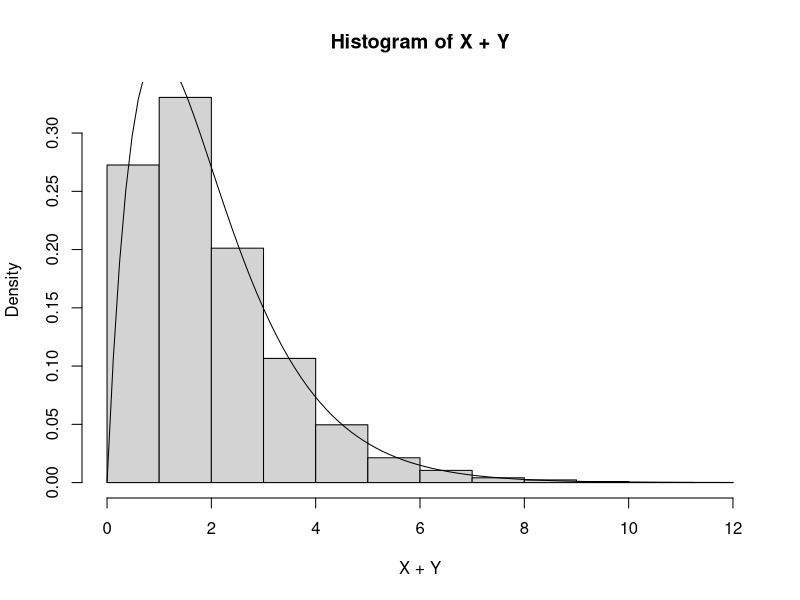
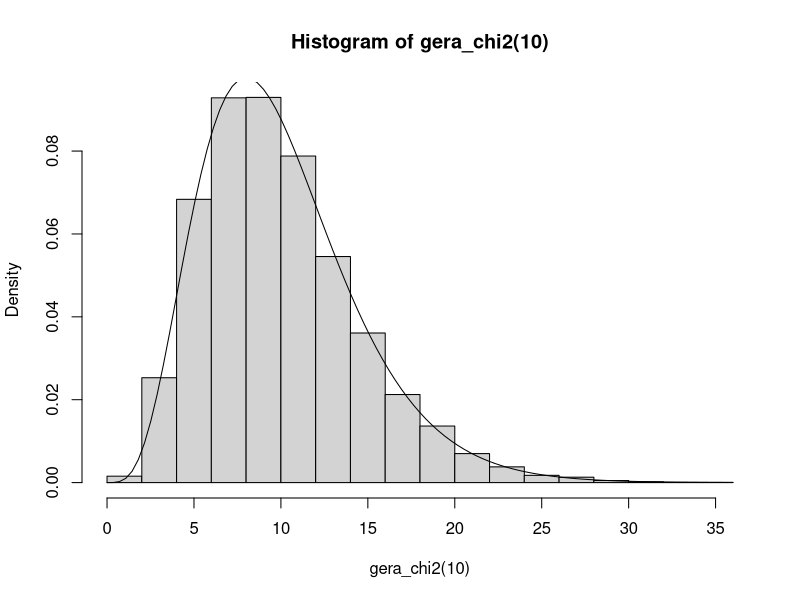
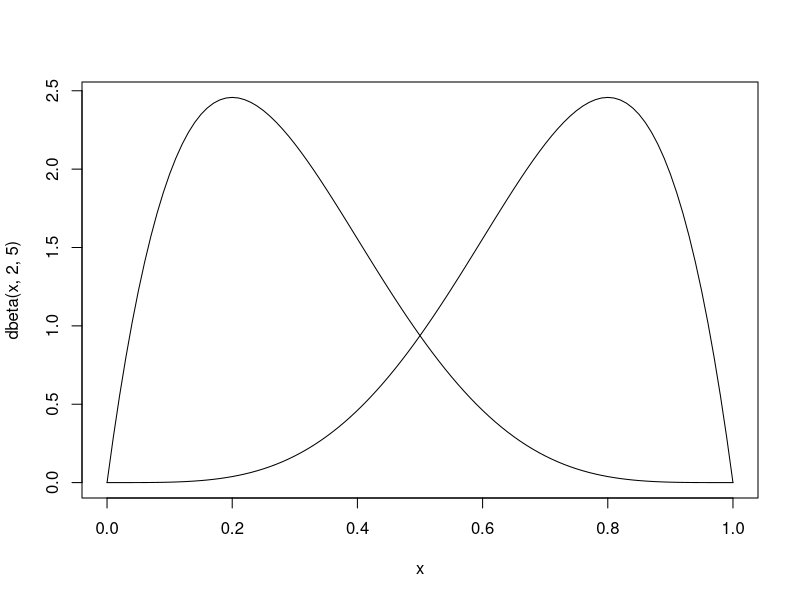
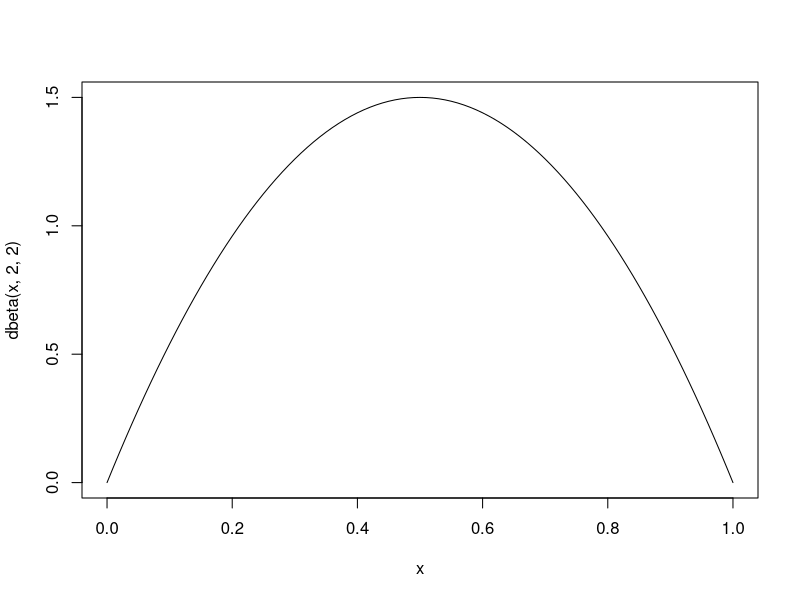
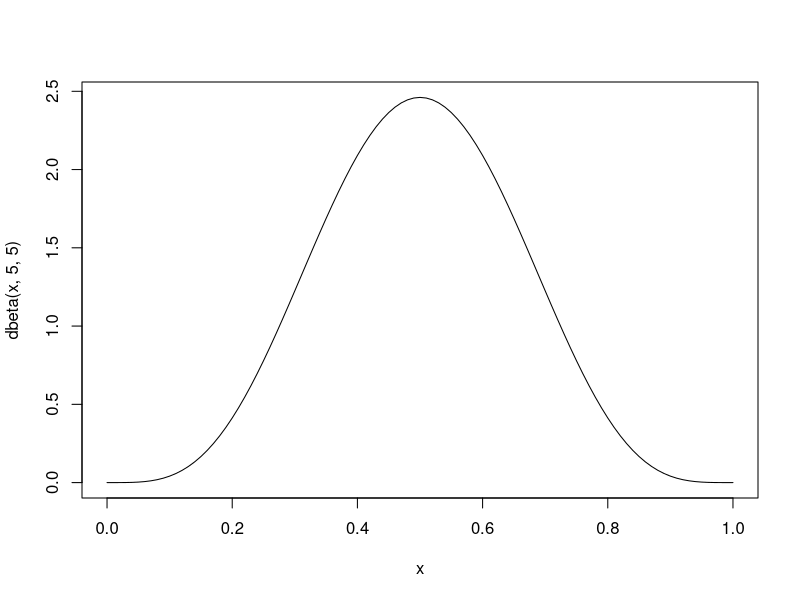
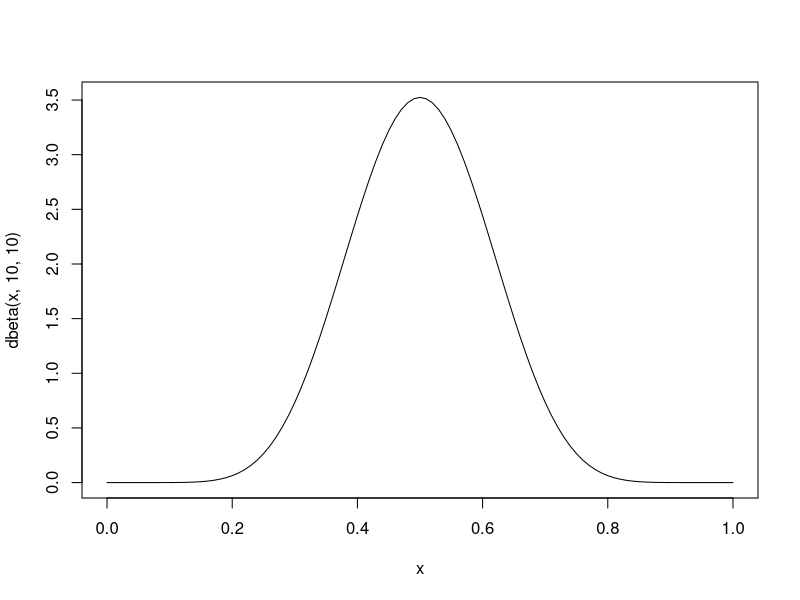
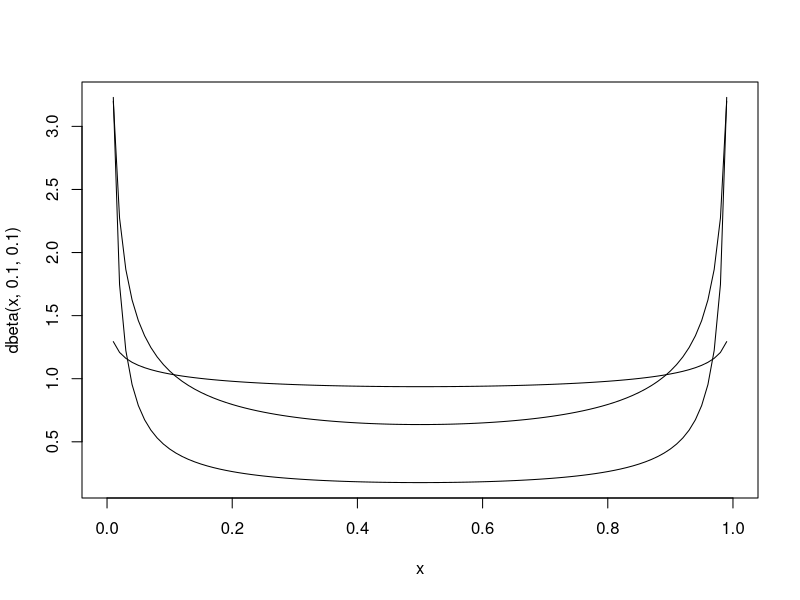
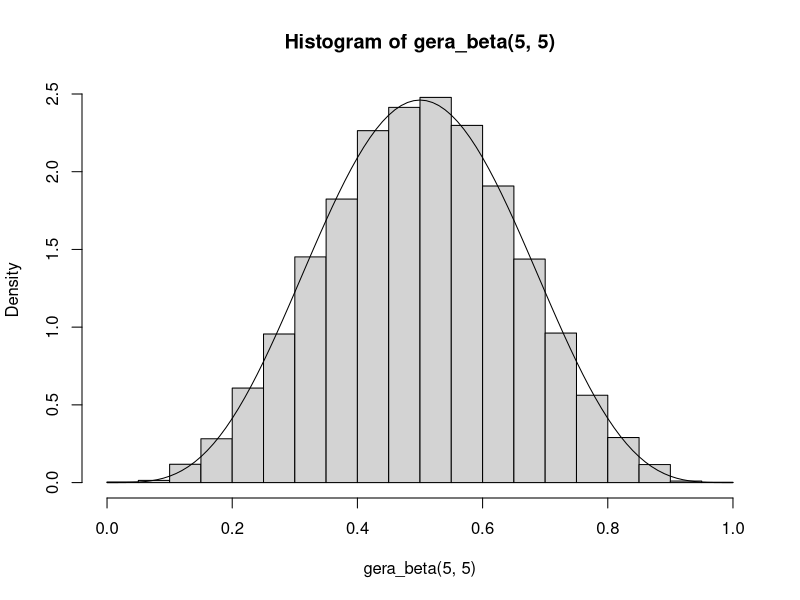

Generate these figures, in order, with R:
set.seed(666)

N <- 1E4
u1 <- runif(N)
u2 <- runif(N)
u3 <- runif(N)

z <- -log(u1*u2)

X <- z*u2
Y <- z - X

hist(X+Y, freq = F)
curve(dgamma(x, 2, 1), add = T)

gera_chi2 <- function(v, N=1E4){
  replicate(N, -2*log(prod(runif(v/2))))
}

hist(gera_chi2(10), freq=F, breaks = 20)
curve(dchisq(x, 10), add=T)

library(microbenchmark)
microbenchmark(gera_chi2(10), rchisq(N, 10))
microbenchmark(gera_chi2(50), rchisq(N, 50))
microbenchmark(gera_chi2(50), rchisq(N, 50))
#--------------------------------------------------- #Beta ----------------------------------

curve(dbeta(x, 2, 5))
curve(dbeta(x, 5, 2), add = T)

curve(dbeta(x, 2, 2))
curve(dbeta(x, 5, 5))
curve(dbeta(x, 10, 10))
curve(dbeta(x, 0.1, 0.1))
curve(dbeta(x, 0.5, 0.5), add=T)
curve(dbeta(x, 0.9, 0.9), add=T)


gera_beta <- function(alpha, beta, lambda = 1, N=1E4){
  X <- rgamma(N, alpha, lambda)
  Y <- rgamma(N, beta, lambda)
  X/(X+Y)
}

hist(gera_beta(5,5), freq = F)
curve(dbeta(x, 5, 5), add=T)


hist(gera_beta(2,5), freq = F)
curve(dbeta(x, 2, 5), add=T)

microbenchmark(gera_beta(2, 5), rbeta(N, 2, 5))

